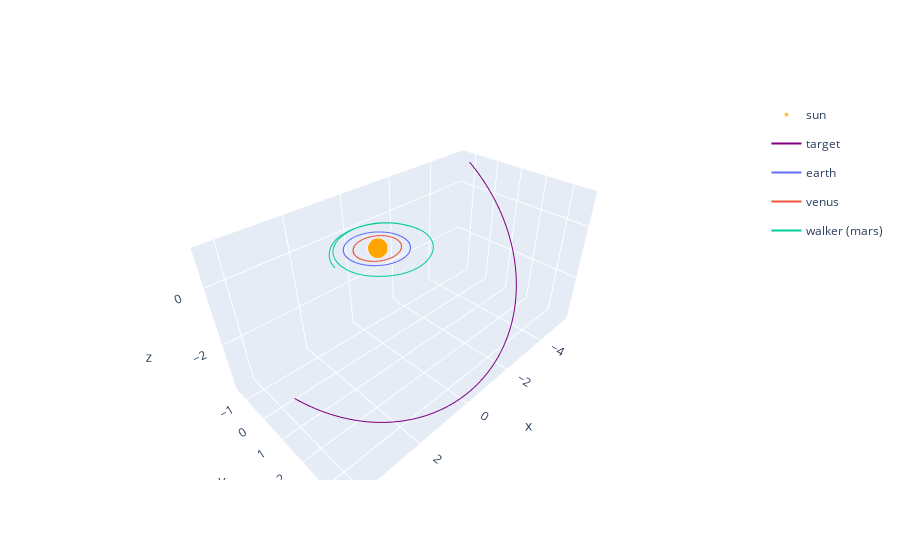

The notebook cell saved with this chart:
### Markdown cell above
If a custom `action` (a `tf.constant` in this case) is used, it has to has
shape $(1\times 3)$. There must be a "batch"-dimension when using 
`TFPyEnvironment`s.

### Code cell
plotter = cplot.Plotter({'env': tf_env})
plotter.draw("3d", zrange=None)

### Figure 1 — Plotly figure (JSON) as saved in the notebook; plotly's stock layout.template omitted (floating-point values rounded to 4 significant figures; data arrays with more than 128 entries replaced by an {"elided": "..."} marker saying what was removed)
{"data": [{"hovertemplate": "body=sun<br>x=%{x}<br>y=%{y}<br>z=%{z}<br>size=%{marker.size}<extra></extra>", "legendgroup": "sun", "marker": {"color": "orange", "size": {"elided": "1001 int values"}, "sizemode": "area", "sizeref": 0.0125, "symbol": "circle"}, "mode": "markers", "name": "sun", "scene": "scene", "showlegend": true, "type": "scatter3d", "x": {"elided": "1001 float values"}, "y": {"elided": "1001 float values"}, "z": {"elided": "1001 float values"}}, {"hovertemplate": "body=target<br>x=%{x}<br>y=%{y}<br>z=%{z}<extra></extra>", "legendgroup": "target", "line": {"color": "purple", "dash": "solid"}, "marker": {"symbol": "circle"}, "mode": "lines", "name": "target", "scene": "scene", "showlegend": true, "type": "scatter3d", "x": {"elided": "2002 float values"}, "y": {"elided": "2002 float values"}, "z": {"elided": "2002 float values"}}, {"hovertemplate": "body=earth<br>x=%{x}<br>y=%{y}<br>z=%{z}<extra></extra>", "legendgroup": "earth", "line": {"color": "#636efa", "dash": "solid"}, "marker": {"symbol": "circle"}, "mode": "lines", "name": "earth", "scene": "scene", "showlegend": true, "type": "scatter3d", "x": {"elided": "1001 float values"}, "y": {"elided": "1001 float values"}, "z": {"elided": "1001 float values"}}, {"hovertemplate": "body=venus<br>x=%{x}<br>y=%{y}<br>z=%{z}<extra></extra>", "legendgroup": "venus", "line": {"color": "#EF553B", "dash": "solid"}, "marker": {"symbol": "circle"}, "mode": "lines", "name": "venus", "scene": "scene", "showlegend": true, "type": "scatter3d", "x": {"elided": "1001 float values"}, "y": {"elided": "1001 float values"}, "z": {"elided": "1001 float values"}}, {"hovertemplate": "body=walker (mars)<br>x=%{x}<br>y=%{y}<br>z=%{z}<extra></extra>", "legendgroup": "walker (mars)", "line": {"color": "#00cc96", "dash": "solid"}, "marker": {"symbol": "circle"}, "mode": "lines", "name": "walker (mars)", "scene": "scene", "showlegend": true, "type": "scatter3d", "x": {"elided": "1001 float values"}, "y": {"elided": "1001 float values"}, "z": {"elided": "1001 float values"}}], "layout": {"scene": {"zaxis": {"nticks": 4}}}}
